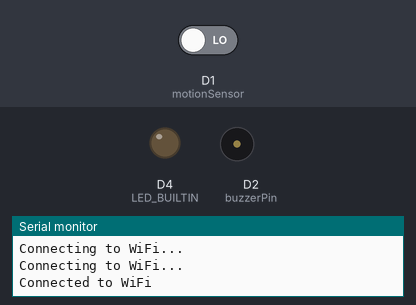
Bench run of a sketch on a simulated ESP8266 (NodeMCU). Parts: output pins drawn as LEDs (lit = HIGH, except the on-board LED, lit = LOW), buzzer (waves = sounding, pin HIGH), the last lines printed to the serial monitor. The inputs (shaded band) are chosen by the test bench; at power-on: D1 (motionSensor) LOW. WiFi joins after 1.5 s; servers stay silent unless stated; uploads are accepted with an empty reply.

Above: at 2.7 s.
2.8 s: D1 (motionSensor) driven HIGH
At 3.4 s:
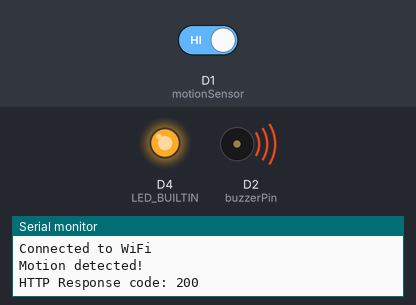
4.5 s: D1 (motionSensor) driven LOW
At 6.5 s:
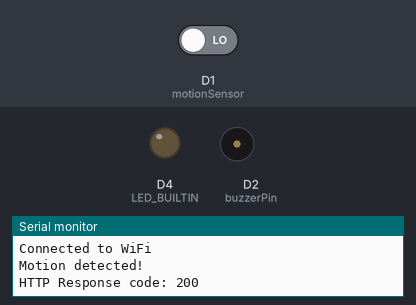
Timing chart, 0 to 8.0 s (numbered marks = the images above; inputs shaded):
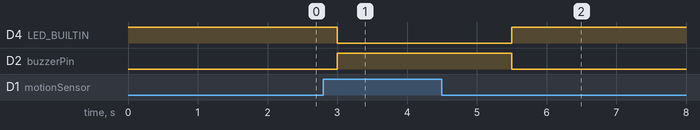

Measured:
- after the input at 2.8 s, D4 (LED_BUILTIN): HIGH → LOW after 0.20 s; D2 (buzzerPin): LOW → HIGH after 0.20 s
- after the input at 4.5 s, D4 (LED_BUILTIN): LOW → HIGH after 1.0 s; D2 (buzzerPin): HIGH → LOW after 1.0 s

The sketch:

motionNode.ino
```cpp
// #include <ESP8266WiFi.h>
// #include <ESP8266HTTPClient.h>
// #include <WiFiClient.h>

// const char* ssid = "LAPTOP-A49IGV84 0057"; // Replace with your WiFi SSID
// const char* password = "11111111"; // Replace with your WiFi password

// const char* serverName = "http://192.168.137.1:8080/motiontemp/motionServlet"; // Replace with the IP address and port of your servlet
// const int pirPin = D2; // GPIO pin connected to the PIR sensor's output
#include <ESP8266WiFi.h>
#include <ESP8266HTTPClient.h>
#include <WiFiClient.h>

const char* ssid = "LAPTOP-A49IGV84 0057"; // Replace with your WiFi SSID
const char* password = "11111111"; // Replace with your WiFi password

const char* serverName = "http://192.168.137.1:8080/motiontemp/motionServlet"; // Replace with the IP address and port of your servlet

const int motionSensor = D1;
const int buzzerPin = D2;

WiFiClient client;

void setup() {
  Serial.begin(9600);
  pinMode(LED_BUILTIN, OUTPUT);
  digitalWrite(LED_BUILTIN, HIGH);

  pinMode(motionSensor, INPUT);
  pinMode(buzzerPin, OUTPUT);

  WiFi.begin(ssid, password);
  while (WiFi.status() != WL_CONNECTED) {
    delay(500);
    Serial.println("Connecting to WiFi...");
  }
  Serial.println("Connected to WiFi");
}

void loop() {
  int motionStatus = digitalRead(motionSensor);
  if (motionStatus == HIGH) {
    digitalWrite(LED_BUILTIN, LOW);
    digitalWrite(buzzerPin, HIGH);
    Serial.println("Motion detected!");

    if (WiFi.status() == WL_CONNECTED) {
      HTTPClient http;
      http.begin(client, serverName);
      http.addHeader("Content-Type", "application/x-www-form-urlencoded");
      String httpRequestData = "motionDetected=true";
      int httpResponseCode = http.POST(httpRequestData);

      Serial.print("HTTP Response code: ");
      Serial.println(httpResponseCode);

      http.end();
    }
    delay(2000); // Active for 2 seconds
  } else {
     HTTPClient http;
      http.begin(client, serverName);
      http.addHeader("Content-Type", "application/x-www-form-urlencoded");
      String httpRequestData = "motionDetected=false";
      int httpResponseCode = http.POST(httpRequestData);
    digitalWrite(LED_BUILTIN, HIGH);
    digitalWrite(buzzerPin, LOW);
    // Serial.println("No motion.");
  }
  delay(100); // Short delay to stabilize sensor
}
```
